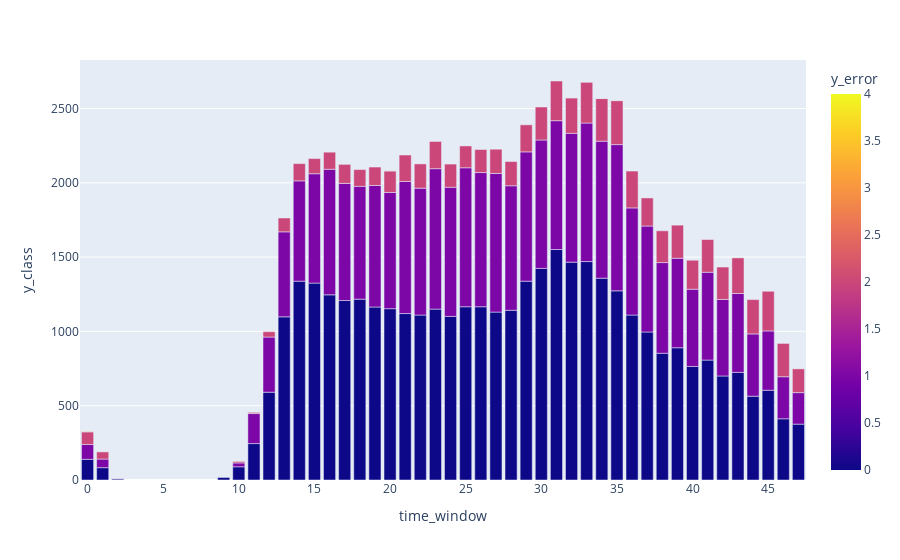

Source (notebook cell):
### Code cell
X['y_error'] = abs(X['y_class'] - X['y_pred'])
X = X.groupby(['time_window', 'y_error']).count().reset_index()

# X = X.groupby(['y_error', 'time_window']).agg({'transit_date':'first', 'trip_id':'first', 'route_id_direction':'first', 'year':'count'}).rename({'year':'count'}, axis=1).reset_index()
# X = pd.pivot_table(data=X, index=['time_window'], columns=['y_error'], values='count').fillna(0)
# X = X.reindex(list(range(47)),fill_value=np.nan)

fig = px.bar(X, x="time_window", y="y_class", color="y_error")
fig.show()

### Figure 1 — Plotly figure (JSON) as saved in the notebook; plotly's stock layout.template omitted (floating-point values rounded to 4 significant figures; data arrays with more than 128 entries replaced by an {"elided": "..."} marker saying what was removed)
{"data": [{"alignmentgroup": "True", "hovertemplate": "time_window=%{x}<br>y_class=%{y}<br>y_error=%{marker.color}<extra></extra>", "legendgroup": "", "marker": {"color": {"elided": "130 int values"}, "coloraxis": "coloraxis", "pattern": {"shape": ""}}, "name": "", "offsetgroup": "", "orientation": "v", "showlegend": false, "textposition": "auto", "type": "bar", "x": {"elided": "130 int values"}, "xaxis": "x", "y": {"elided": "130 int values"}, "yaxis": "y"}], "layout": {"barmode": "relative", "coloraxis": {"colorbar": {"title": {"text": "y_error"}}, "colorscale": [[0, "#0d0887"], [0.1111, "#46039f"], [0.2222, "#7201a8"], [0.3333, "#9c179e"], [0.4444, "#bd3786"], [0.5556, "#d8576b"], [0.6667, "#ed7953"], [0.7778, "#fb9f3a"], [0.8889, "#fdca26"], [1, "#f0f921"]]}, "legend": {"tracegroupgap": 0}, "margin": {"t": 60}, "xaxis": {"anchor": "y", "domain": [0, 1], "title": {"text": "time_window"}}, "yaxis": {"anchor": "x", "domain": [0, 1], "title": {"text": "y_class"}}}}
